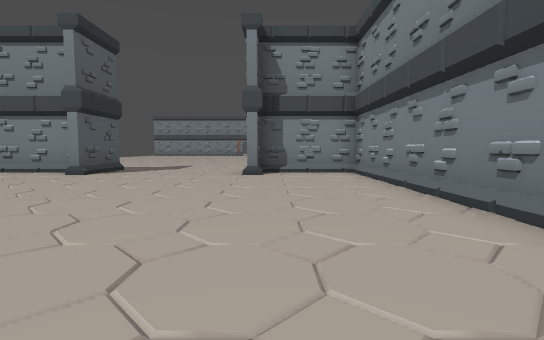
[1] (above)

24 first-person views from a walk through a level from a Godot 3-D game. The camera is 1.3 m above the floor, tilts 4° down and sees 85° across. The floor is counted in squares, 2 m on a side. Each view is taken from the middle of a square. On the plan, view 1 faces up. The plan holds only what a view shows up to about 9 squares ahead; the rest is blank. The place goes on beyond the plan.

[2]
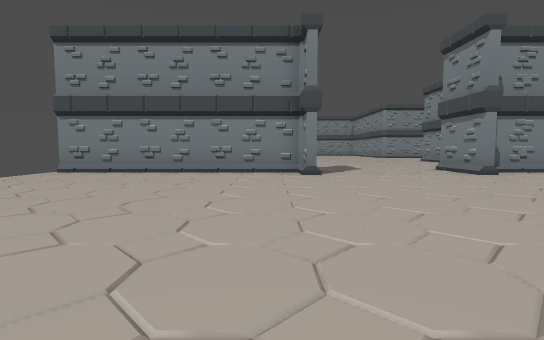

[3]
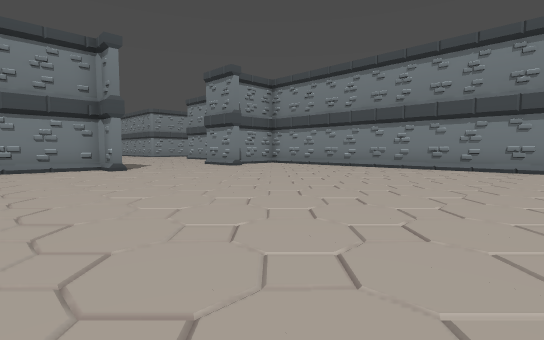

[4]
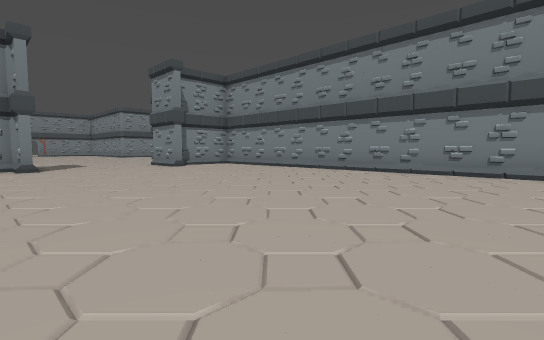

[5]
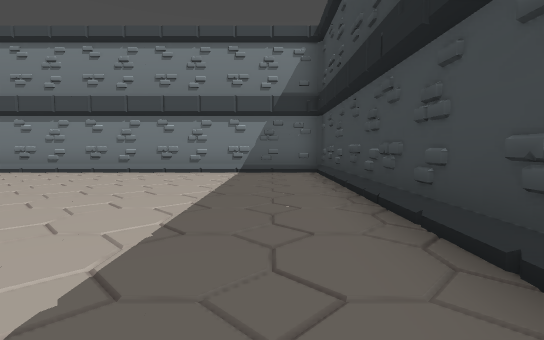

[6]
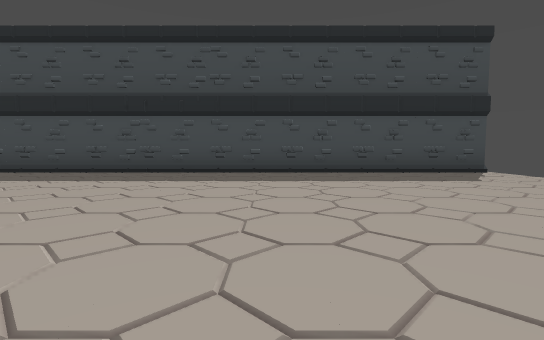

[7]
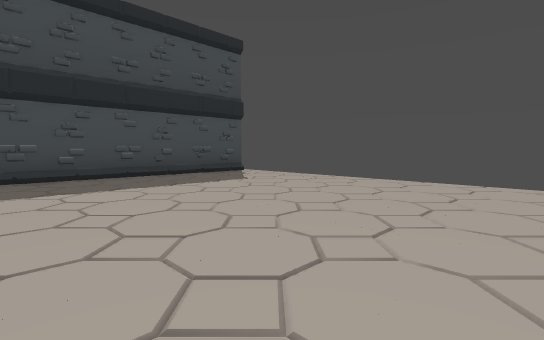

[8]
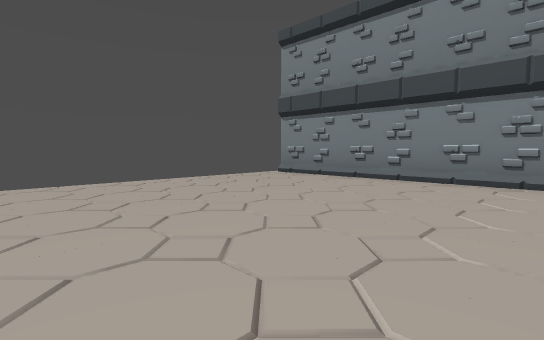

[9]
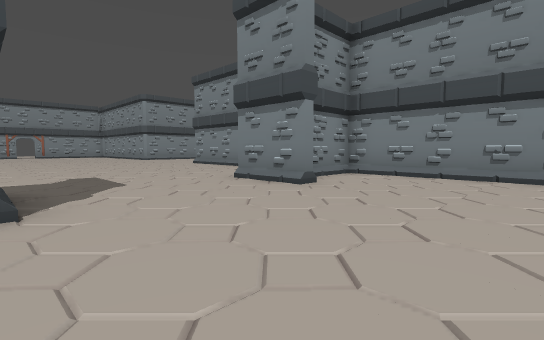

[10]
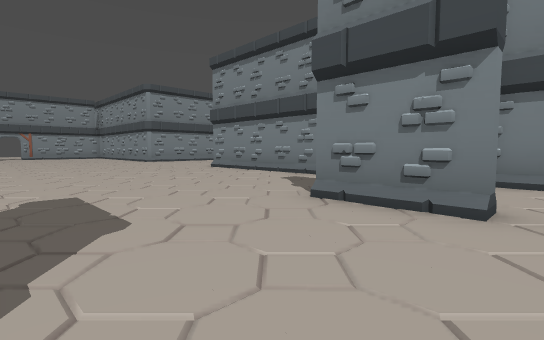

[11]
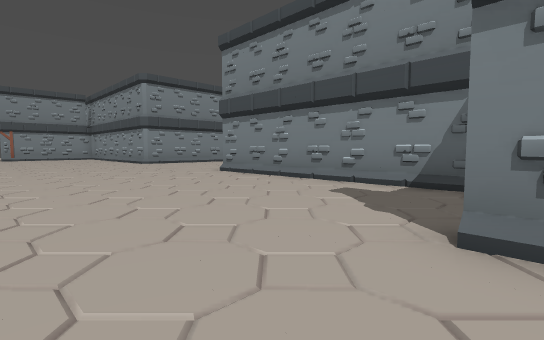

[12]
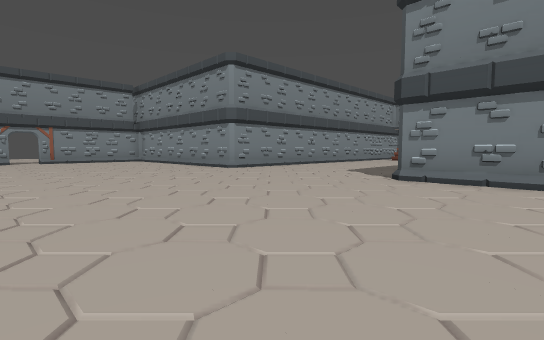

[13]
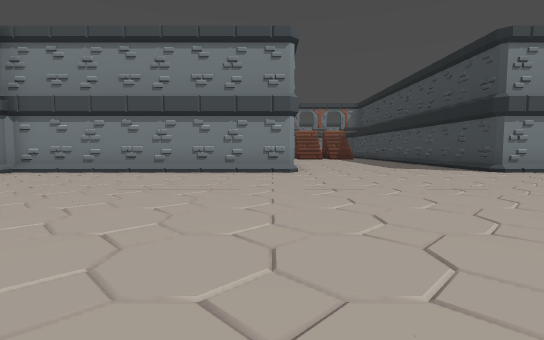

[14]
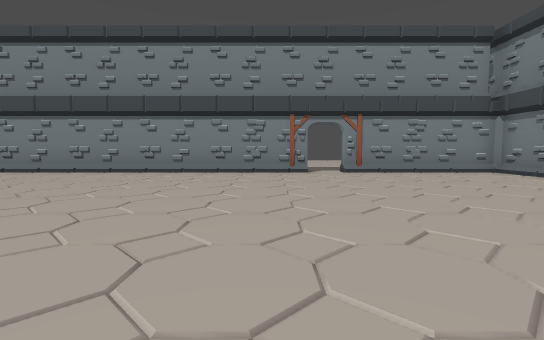

[15]
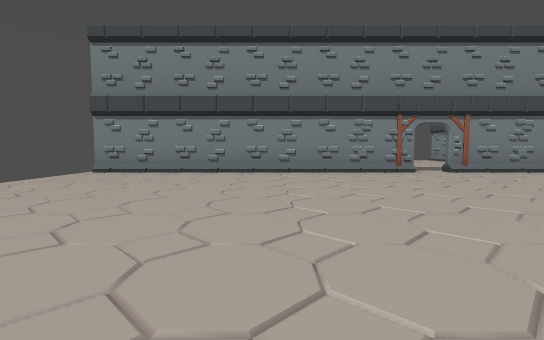

[16]
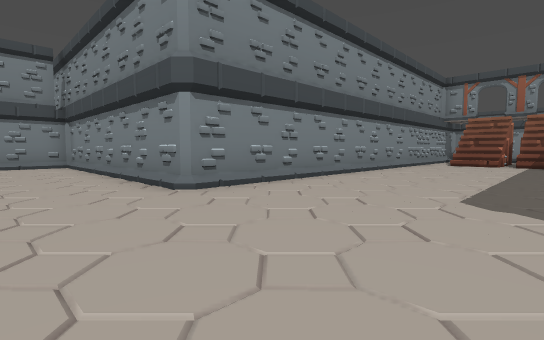

[17]
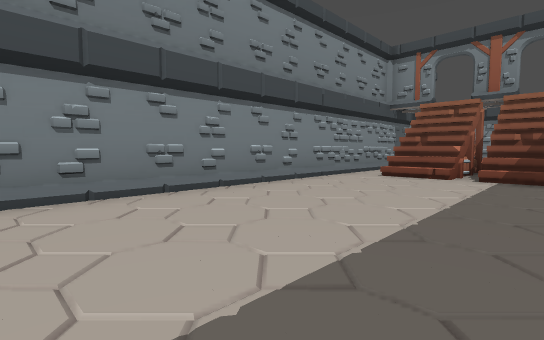

[18]
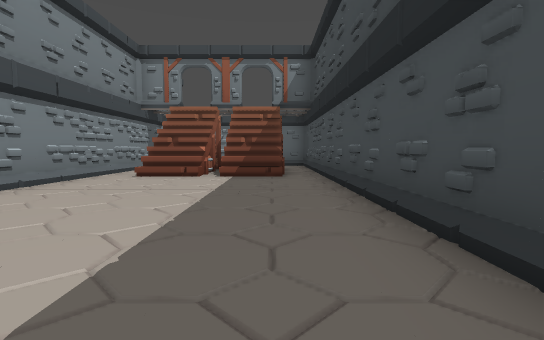

[19]
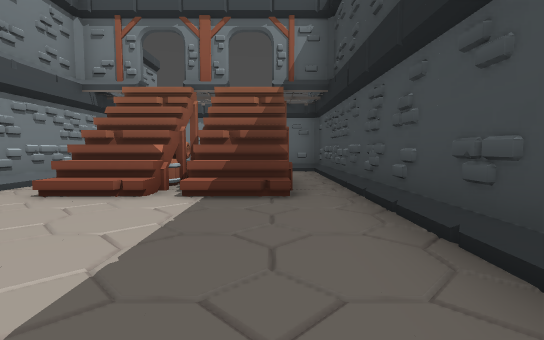

[20]
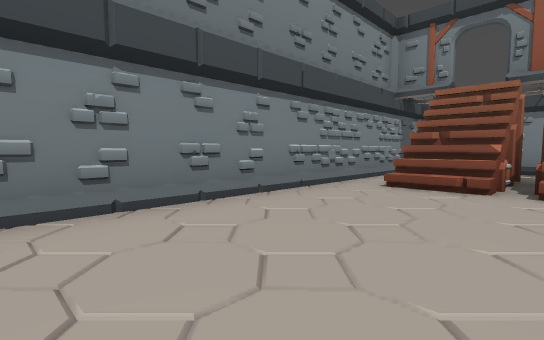

[21]
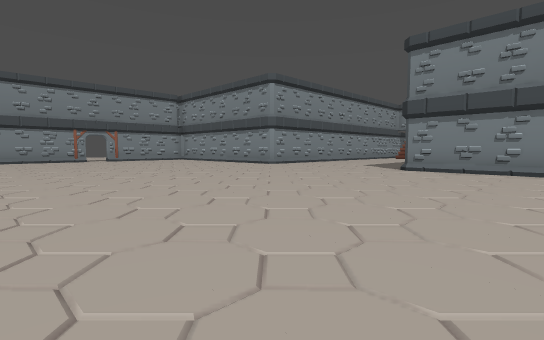

[22]
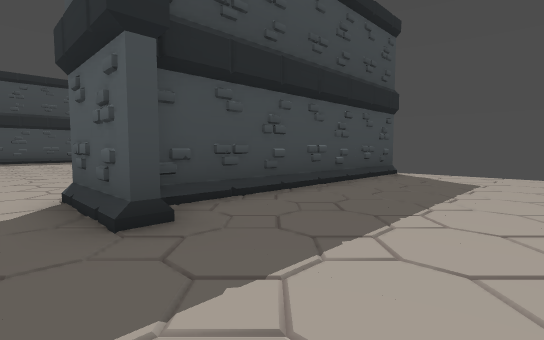

[23]
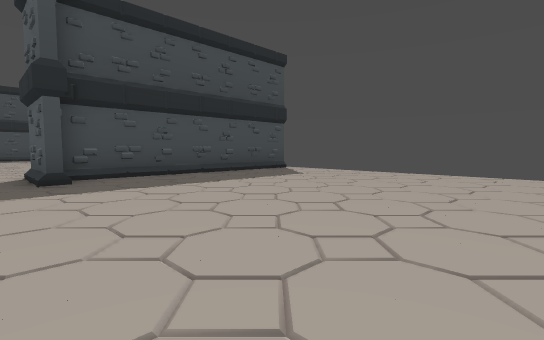

[24]
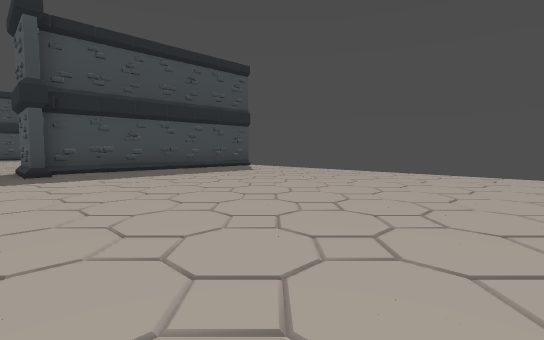

### Floor plan
Points are (right, up) in squares from view 1. A wall is a line through its corners. A room is listed if a view was taken in it or the views show most of it. See-through windows are left out.
Room 1 (views 1, 2, 3, 4, 5, 6, 7, 8, 9)
walls: (-5.1, 7.5) (-5.1, 8.4) (-12, 8.4); (-12.1, -5.4) (2.4, -5.4) (2.4, 8.4) (-0.4, 8.4)
ways out: opening at (-3.5, 6.3) to room 2; gap at (-12, 9) to room 2
Room 2 (views 10, 11, 12, 13, 14, 15, 16, 17, 18, 19, 20, 21, 22, 23, 24)
walls: (-2.9, 30.4) (-12, 30.4); (-4.9, 9.6) (-4.9, 7.5); (7.4, 16.6) (15.9, 16.6); (2.4, 10) (2.4, 16.6) (3.1, 16.6); (-0.6, 7.4) (-0.6, 9.5); (-12, 8.6) (-5.2, 8.6); (15.5, 19.6) (15.5, 21.2); (15.5, 22.4) (2.4, 22.4) (2.4, 30.4) (-2, 30.4)
low walls: (14.1, 19.6) (14.1, 20.5); (15.5, 17.8) (15.5, 19.2)
ways out: opening at (-3.5, 6.3) to room 1; gap at (-12, 9) to room 1; opening at (16, 22); gap at (-12, 31); gap at (-2.5, 31)

Where each view was taken, in squares from view 1:
view 1: 0 up, 0 right, facing up
view 2: 0 up, 6 left, facing up
view 3: 2 down, 8 left, facing up-right
view 4: 3 down, 6 left, facing up-right
view 5: 4 down, 6 left, facing right
view 6: 3 up, 6 left, facing down
view 7: 2 up, 6 left, facing down-left
view 8: 2 up, 6 left, facing up-left
view 9: 4 up, 5 left, facing up-right
view 10: 7 up, 4 left, facing up-right
view 11: 9 up, 3 left, facing up-right
view 12: 14 up, 4 left, facing up-right
view 13: 23 up, 6 left, facing right
view 14: 22 up, 4 left, facing up
view 15: 22 up, 7 left, facing up
view 16: 18 up, 0 right, facing up-right
view 17: 18 up, 6 right, facing up-right
view 18: 18 up, 6 right, facing right
view 19: 18 up, 9 right, facing right
view 20: 19 up, 8 right, facing up-right
view 21: 13 up, 7 left, facing up-right
view 22: 12 up, 4 left, facing down-left
view 23: 16 up, 4 left, facing down-left
view 24: 18 up, 4 left, facing down-left
